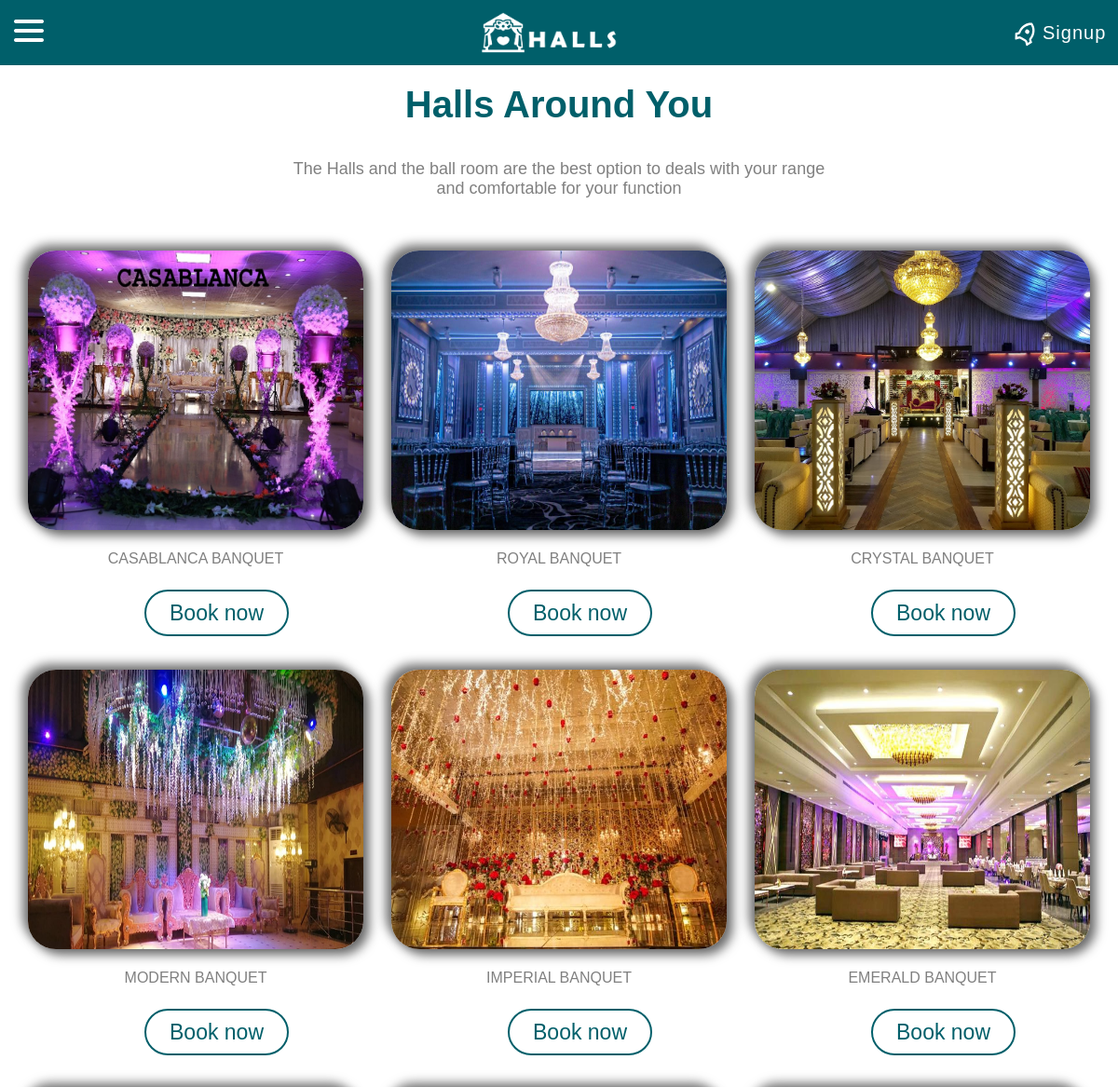
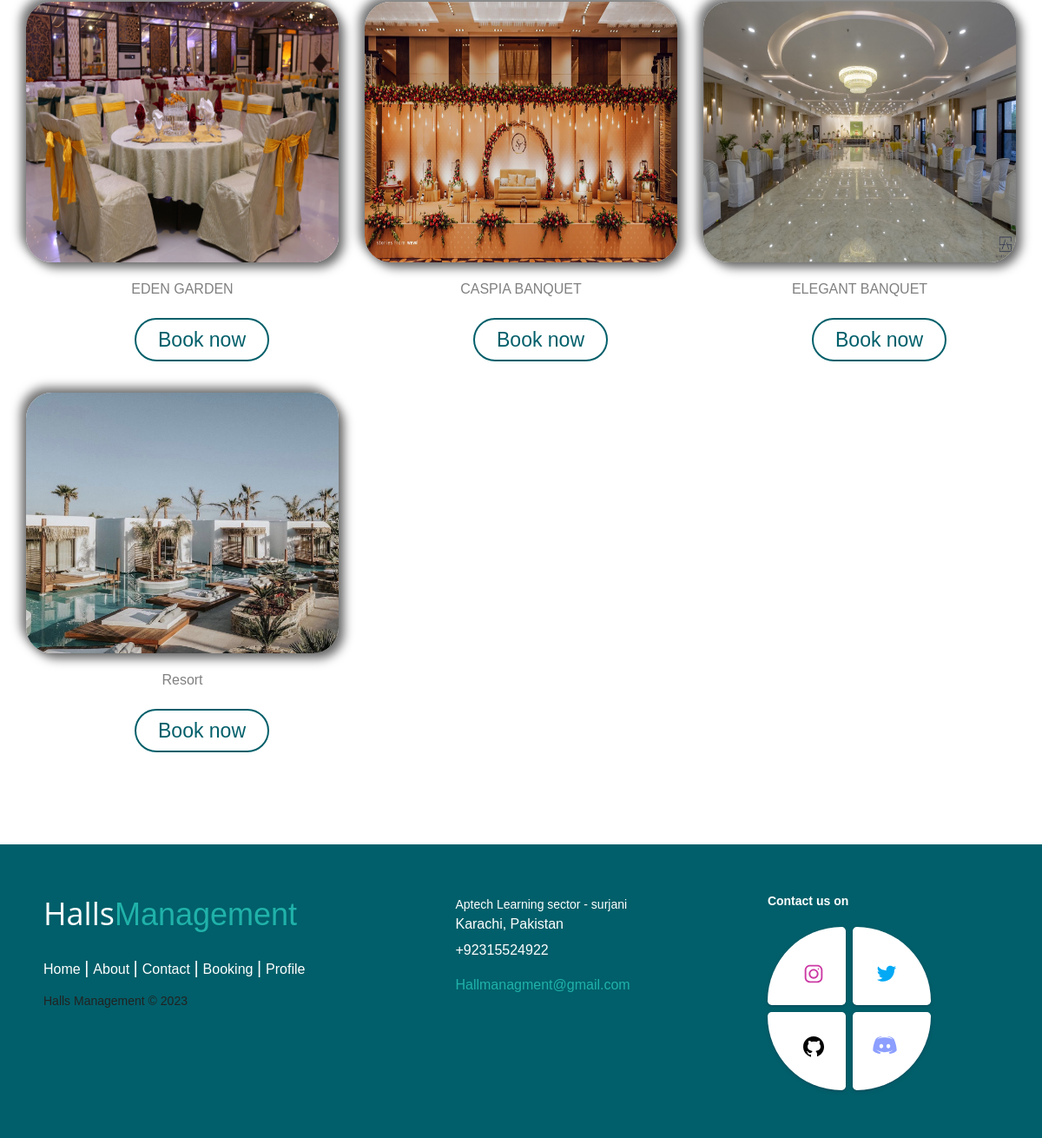
Screenshot of /booking.php with the database file from the repository (2 pictures, top to bottom).
### tables this page shows
CREATE TABLE `hall` (
  `h_id` int(15) NOT NULL,
  `h_name` varchar(50) NOT NULL,
  `h_contact` int(11) NOT NULL,
  `h_address` varchar(50) NOT NULL,
  `h_category` varchar(50) NOT NULL,
  `h_description` varchar(1000) NOT NULL,
  `minimum_rent` int(11) DEFAULT NULL,
  `Accommodation` int(11) NOT NULL,
  `h_image` varchar(100) NOT NULL
);

### booking.php (the view, shortened to what this page needs)
<!DOCTYPE html>
<html lang="en">
<head>
<link rel="stylesheet" href="css/booking.css">
</head>
<body>
     <?php
 include("nav.php");
 ?>
<br><br><br><br><br>
<h2 class="near">Halls Around You</h2>
<br><br>
<p class="pra">The Halls and the ball room are the best option to deals with your range</p>
<p class="pra">and comfortable for your function</p>
<br><br>
<div class="loo">
<?php
 include_once('connection.php');
 $sel_query= "SELECT * from hall ";
    $sel = mysqli_query($con, $sel_query);
    while($row = mysqli_fetch_assoc($sel))
   {
    ?>
 <div id="boxx">
  <img class="IG" src="images/<?php echo $row['h_image'];  ?>" width="100%" height="300px" />
  <br><br>
  <p class="pa"><?php echo $row['h_name'];  ?></p>
<br/><br/>
      <a href="hall1.php?id=<?php echo $row['h_id']; ?>" class="bkn">Book now</a>
</div>
<?php
}
?>
</div>
<div class="main22" >
<br><br>
<br>
 <br><br>
 <?php
 include("footer.php");
 ?>
</body>
</html>

### nav.php (shortened to what this page needs)
<nav class="navbar">
        <a class="openbtn" onclick="openNav()"><img src="images/menu.png" alt=""></a>
      <div class="jj"><a href="index.php"><img src="images/build.png" alt="Hotel" > </a></div>
      <div class="nav-img">
        <button class="nav-bnt" >
          <?php
if(isset($_SESSION["user"]))
{
echo '<span><a class="nav-link" href="logout.php">Logout</a></span>';
}
else {
  ?>
 <span><a href="Forms.php">Signup</a></span>
<?php }
?>
        </button>
      </div>
    </nav>

### footer.php (shortened to what this page needs)
<footer class="footer-distributed">
  <div class="footer-left">
      <h3>Halls<span>Management</span></h3>
      <p class="footer-links">
          <a href="index.php" class="link-1">Home</a>
          <a href="about.php">About</a>
          <a href="contact.php">Contact</a>
          <a href="booking.php">Booking</a>
          <a href="profile.php">Profile</a>
      </p>
      <p class="footer-company-name">Halls Management © 2023</p>
  </div>
  <div class="footer-center">
      <div>
          <p><span>Aptech Learning sector - surjani </span> Karachi, Pakistan</p>
      </div>
      <div>
          <p>+92315524922</p>
      </div>
      <div>
          <p><a href="mailto:support@company.com">Hallmanagment@gmail.com</a></p>
      </div>
  </div>
  <div class="footer-right">
      <p class="footer-company-about">
          <span>Contact us on</span>
      </p>
<div class="main">
  <div class="up">
    <a href="https://www.instagram.com/"> <button class="card1">
    </button></a>
    <a href="https://twitter.com/"> <button class="card2">
    </button></a>
  </div>
  <div class="down">
    <a href="https://github.com/">
    <button class="card3">
    </button></a>
    <a href="https://discord.com/">
    <button class="card4">
    </button></a>
  </div>
  </div>
  </div>
</footer>

### rows the page displays
hall: h_image (picture), h_name "CASABLANCA BANQUET"
hall: h_image (picture), h_name "ROYAL BANQUET"
hall: h_image (picture), h_name "CRYSTAL BANQUET"
hall: h_image (picture), h_name "MODERN BANQUET"
hall: h_image (picture), h_name "IMPERIAL BANQUET"
hall: h_image (picture), h_name "EMERALD BANQUET"
hall: h_image (picture), h_name "EDEN GARDEN"
hall: h_image (picture), h_name "CASPIA BANQUET"
hall: h_image (picture), h_name "ELEGANT BANQUET"
hall: h_image (picture), h_name "Resort"
